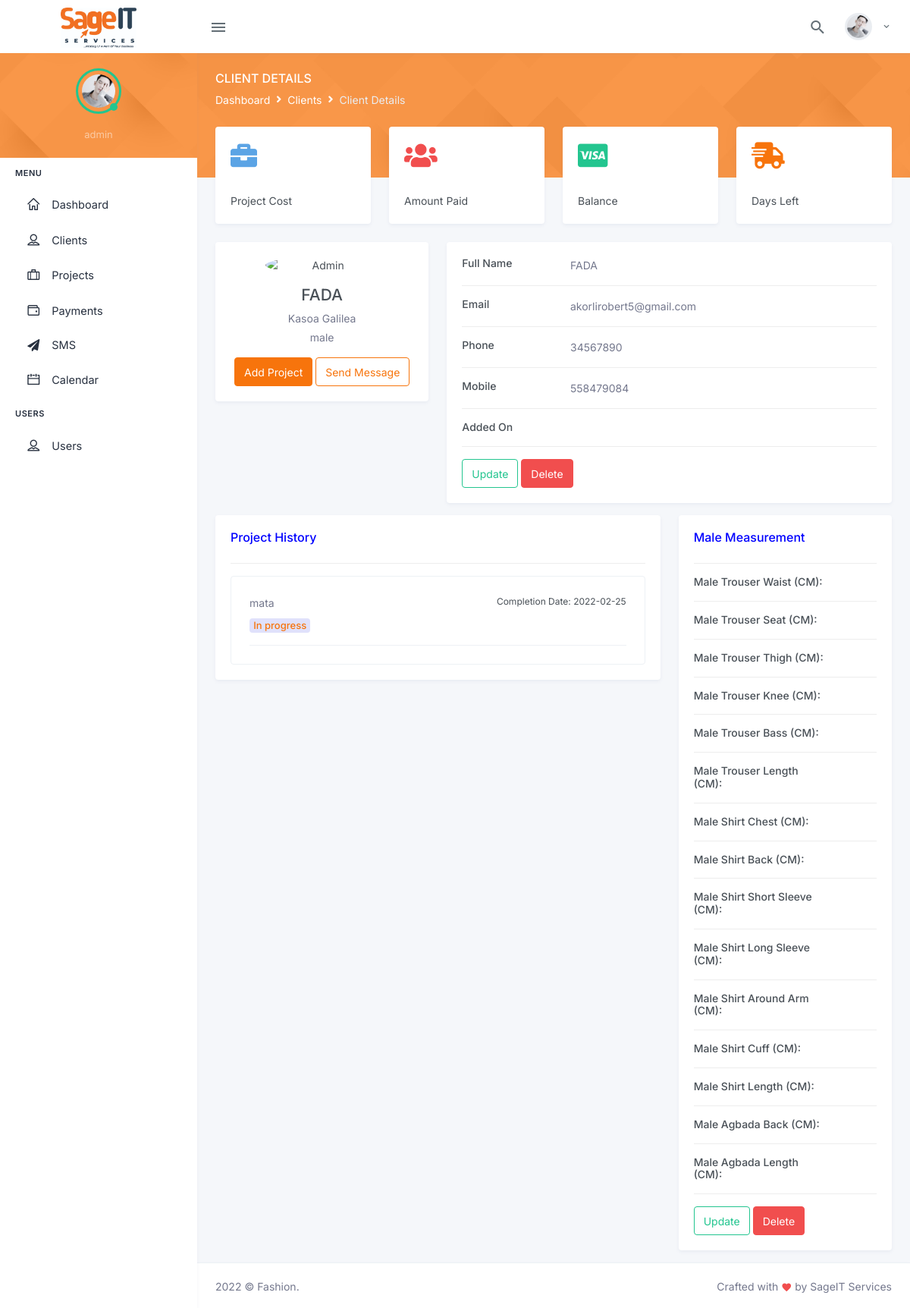
Before: /client-profile.php?ref=12 (signed in) with the older database file.
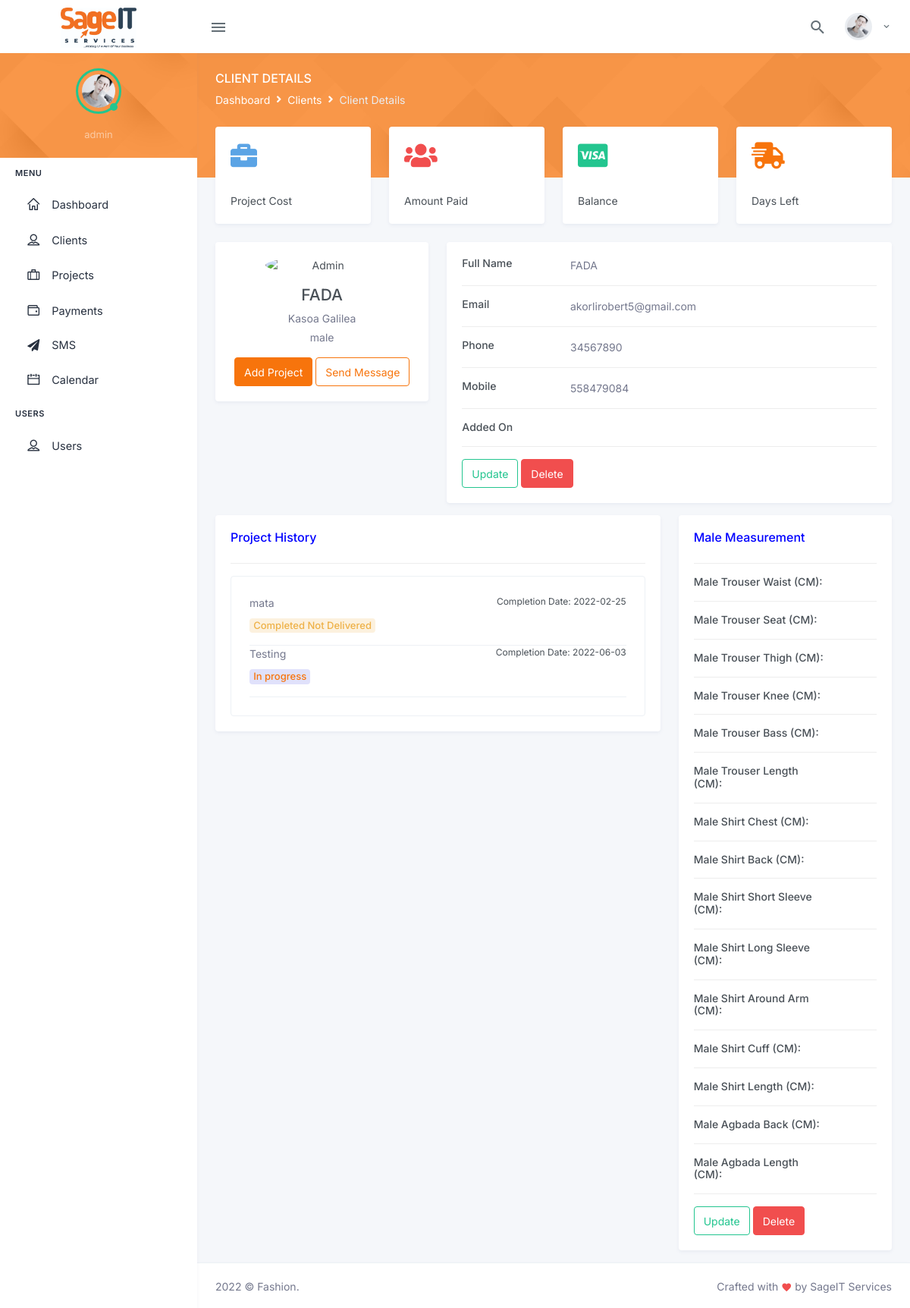
After: the same page with the newer database file.
### tables this page shows
CREATE TABLE `projects` (
  `project_id` bigint(25) NOT NULL,
  `customer_id` bigint(30) NOT NULL,
  `client` varchar(255) NOT NULL,
  `status` int(11) NOT NULL DEFAULT 0,
  `type_of_work` varchar(255) NOT NULL,
  `description` varchar(255) NOT NULL,
  `type_of_fabric` varchar(255) NOT NULL,
  `sewing_charges` varchar(255) NOT NULL,
  `delivery_charges` varchar(255) NOT NULL,
  `project_cost` varchar(255) NOT NULL,
  `advance_payment` varchar(255) NOT NULL,
  `balance` varchar(255) NOT NULL,
  `start_date` date NOT NULL,
  `end_date` date NOT NULL,
  `days_to_complete` varchar(255) NOT NULL,
  `mode_of_delivery` varchar(255) NOT NULL,
  `delivery_location` varchar(255) NOT NULL,
  `added_by` varchar(255) NOT NULL
);

### client-profile.php (the view, shortened to what the changed rows need)
<?php
    require_once 'database/config.php';
    $customer_id = $_SESSION['customer_id'];
    $client_id = $_GET['ref'];
?>
<div class="main-content">
  <div class="page-content">
    <div class="container-fluid">
      <div class="page-content-wrapper">
        <div class="row">
          <div class="col-lg-12">
            <div class="row gutters-sm">
                                            <div class="col-md-8 mb-3">
                                              <div class="card">
                                               <div class="card-body">
                                                    <div class="border p-4 rounded">
                                                        <?php
                                                            $p_query = "SELECT * FROM projects WHERE customer_id = :c_id AND client = :c";
                                                            $p_statement = $connect->prepare($p_query);
                                                            $p_statement->execute(array(
                                                              ":c_id" => $customer_id,
                                                              ":c"    => $client_id,
                                                            ));
                                                            $count = $p_statement->rowCount();
                                                            $row = $p_statement->fetchAll(PDO::FETCH_ASSOC);
                                                            if($count > 0 && !empty($row)){
                                                              foreach($row as $rowrow){?>
                                                                  <div class="media border-bottom pb-3">
                                                                    <div class="media-body">
                                                                        <p class="text-muted mb-2"><?= $rowrow['type_of_work']?></p>
                                                                        <?php
                                                                            if($rowrow['status'] == 0){?>
                                                                                <span class="badge badge-pill badge-soft-primary font-size-13">In progress</apan>
                                                                            <?php
                                                                            }
                                                                            else if($rowrow['status'] == 1){?>
                                                                                <span class="badge badge-pill badge-soft-warning font-size-13">Completed Not Delivered</apan>
                                                                            <?php
                                                                            }
                                                                            else{?>
                                                                                <span class="badge badge-pill badge-soft-success font-size-13">Completed And Delivered</apan>
                                                                            <?php
                                                                            }
                                                                        ?>
                                                                    </div>
                                                                    <p class="float-sm-right font-size-12">Completion Date: <?= $rowrow['end_date']?></p>
                                                                </div>
                                                              <?php
                                                              }
                                                            }
                                                        ?>
                                                    </div>
                                               </div>
                                           </div>
              </div>
            </div>
          </div>
        </div>
      </div>
    </div>
  </div>
  <?php include_once 'partials/footer.php'; ?>

Changed rows visible on the page:
changed projects "mata": status "In progress" → "Completed Not Delivered"
added projects: type_of_work "Testing", status "In progress", end_date "2022-06-03"
